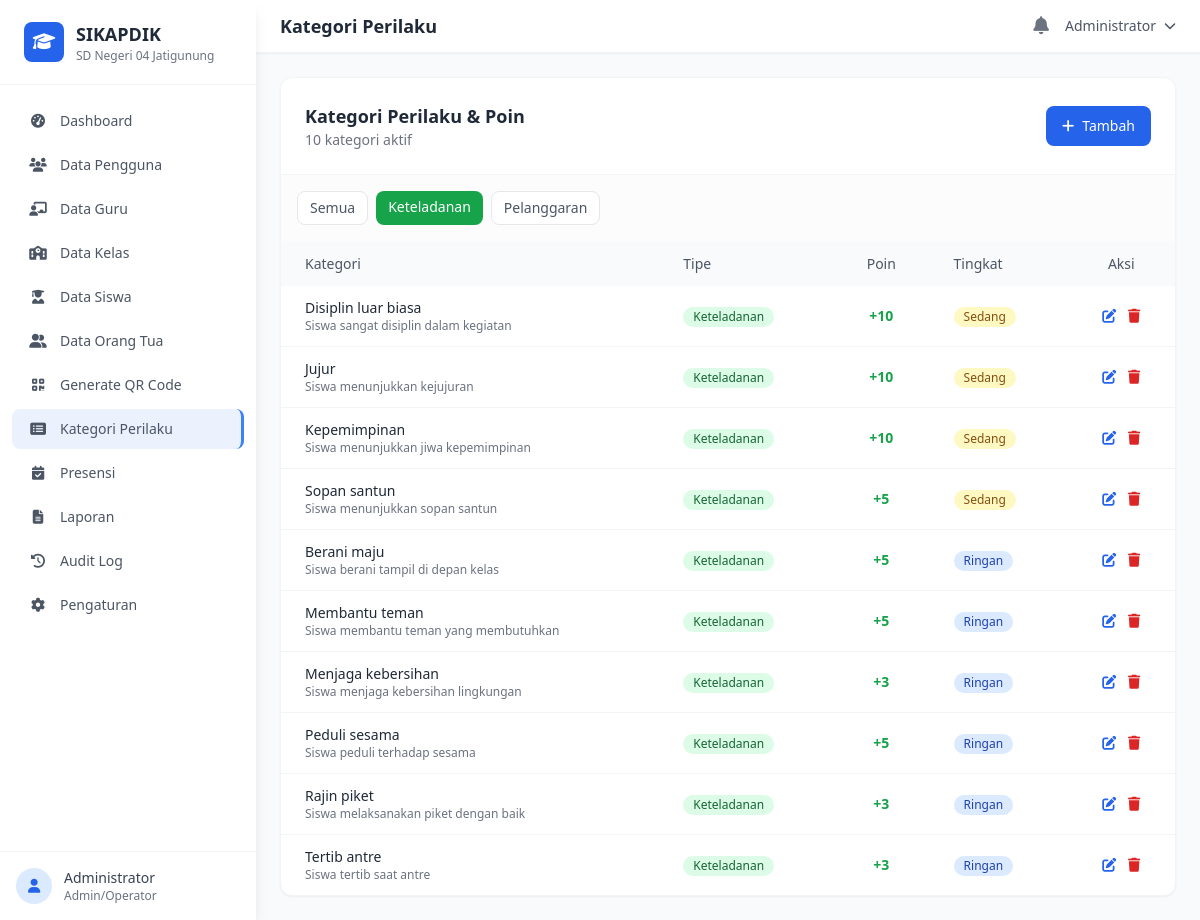
The page /modules/admin/behavior_categories.php?type=keteladanan (signed in) on the database its author committed.
### tables this page shows
CREATE TABLE IF NOT EXISTS `behavior_categories` (
    `id` INT(11) UNSIGNED AUTO_INCREMENT PRIMARY KEY,
    `category_name` VARCHAR(100) NOT NULL,
    `type` ENUM('keteladanan','pelanggaran') NOT NULL,
    `points` INT(5) NOT NULL DEFAULT 0 COMMENT 'Poin positif atau negatif',
    `severity` ENUM('ringan','sedang','berat') DEFAULT 'ringan',
    `description` TEXT DEFAULT NULL,
    `is_active` TINYINT(1) DEFAULT 1,
    `created_at` TIMESTAMP DEFAULT CURRENT_TIMESTAMP,
    `updated_at` TIMESTAMP DEFAULT CURRENT_TIMESTAMP ON UPDATE CURRENT_TIMESTAMP
);

### includes/Database.php (called while the page is built, shortened)
<?php
class Database {
    private static $instance = null;
    private $pdo;
    private function __construct() {
        try {
            $dsn = "mysql:host=" . DB_HOST . ";dbname=" . DB_NAME . ";charset=" . DB_CHARSET;
            $options = [
                PDO::ATTR_ERRMODE => PDO::ERRMODE_EXCEPTION,
                PDO::ATTR_DEFAULT_FETCH_MODE => PDO::FETCH_ASSOC,
                PDO::ATTR_EMULATE_PREPARES => false,
                PDO::MYSQL_ATTR_INIT_COMMAND => "SET NAMES " . DB_CHARSET
            ];
            $this->pdo = new PDO($dsn, DB_USER, DB_PASS, $options);
        } catch (PDOException $e) {
            error_log("Database connection failed: " . $e->getMessage());
            die("Koneksi database gagal. Silakan hubungi administrator.");
        }
    }
    public static function getInstance() {
        if (self::$instance === null) {
            self::$instance = new self();
        }
        return self::$instance;
    }
    public function query($sql, $params = []) {
        try {
            $stmt = $this->pdo->prepare($sql);
            $stmt->execute($params);
            return $stmt;
        } catch (PDOException $e) {
            error_log("Query error: " . $e->getMessage() . " | SQL: " . $sql);
            throw $e;
        }
    }
    public function fetchAll($sql, $params = []) {
        $stmt = $this->query($sql, $params);
        return $stmt->fetchAll();
    }
}

### modules/admin/behavior_categories.php (the view, shortened to what this page needs)
<?php
$db = Database::getInstance();
$action = get('action', 'list');
$id = (int) get('id', 0);
include __DIR__ . '/../../templates/header.php';
if ($action === 'add' || ($action === 'edit' && $id > 0)):
    $cat = $action === 'edit' ? $db->fetch("SELECT * FROM behavior_categories WHERE id = ?", [$id]) : null;
?>
<div class="max-w-lg mx-auto">
    <div class="bg-white rounded-xl shadow-sm border border-gray-100 p-6">
        <div class="flex items-center justify-between mb-6">
            <h3 class="text-lg font-semibold text-gray-800"><?= $action === 'add' ? 'Tambah Kategori' : 'Edit Kategori' ?></h3>
            <a href="<?= BASE_URL ?>modules/admin/behavior_categories.php" class="text-sm text-gray-500 hover:text-gray-700"><i class="fas fa-arrow-left"></i> Kembali</a>
        </div>
        <form method="POST">
            <?= Security::csrfField() ?>
            <input type="hidden" name="form_action" value="<?= $action ?>">
            <div class="mb-4">
                <label class="block text-sm font-medium text-gray-700 mb-1">Nama Kategori *</label>
                <input type="text" name="category_name" value="<?= htmlspecialchars($cat['category_name'] ?? '') ?>" class="w-full px-4 py-2.5 border border-gray-200 rounded-lg focus:ring-2 focus:ring-blue-500 focus:border-transparent" required>
            </div>
            <div class="grid grid-cols-2 gap-4 mb-4">
                <div>
                    <label class="block text-sm font-medium text-gray-700 mb-1">Tipe *</label>
                    <select name="type" class="w-full px-4 py-2.5 border border-gray-200 rounded-lg focus:ring-2 focus:ring-blue-500 focus:border-transparent" required>
                        <option value="keteladanan" <?= ($cat['type'] ?? '') === 'keteladanan' ? 'selected' : '' ?>>Keteladanan (+)</option>
                        <option value="pelanggaran" <?= ($cat['type'] ?? '') === 'pelanggaran' ? 'selected' : '' ?>>Pelanggaran (-)</option>
                    </select>
                </div>
                <div>
                    <label class="block text-sm font-medium text-gray-700 mb-1">Poin *</label>
                    <input type="number" name="points" value="<?= abs($cat['points'] ?? 5) ?>" class="w-full px-4 py-2.5 border border-gray-200 rounded-lg focus:ring-2 focus:ring-blue-500 focus:border-transparent" required min="1">
                    <p class="text-xs text-gray-500 mt-1">Tanda +/- otomatis sesuai tipe</p>
                </div>
            </div>
            <div class="mb-4">
                <label class="block text-sm font-medium text-gray-700 mb-1">Tingkat</label>
                <select name="severity" class="w-full px-4 py-2.5 border border-gray-200 rounded-lg focus:ring-2 focus:ring-blue-500 focus:border-transparent">
                    <option value="ringan" <?= ($cat['severity'] ?? '') === 'ringan' ? 'selected' : '' ?>>Ringan</option>
                    <option value="sedang" <?= ($cat['severity'] ?? '') === 'sedang' ? 'selected' : '' ?>>Sedang</option>
                    <option value="berat" <?= ($cat['severity'] ?? '') === 'berat' ? 'selected' : '' ?>>Berat</option>
                </select>
            </div>
            <div class="mb-6">
                <label class="block text-sm font-medium text-gray-700 mb-1">Deskripsi</label>
                <textarea name="description" rows="2" class="w-full px-4 py-2.5 border border-gray-200 rounded-lg focus:ring-2 focus:ring-blue-500 focus:border-transparent"><?= htmlspecialchars($cat['description'] ?? '') ?></textarea>
            </div>
            <div class="flex gap-3">
                <button type="submit" class="px-6 py-2.5 bg-blue-600 text-white rounded-lg hover:bg-blue-700 transition flex items-center gap-2"><i class="fas fa-save"></i> Simpan</button>
                <a href="<?= BASE_URL ?>modules/admin/behavior_categories.php" class="px-6 py-2.5 bg-gray-100 text-gray-700 rounded-lg hover:bg-gray-200 transition">Batal</a>
            </div>
        </form>
    </div>
</div>
<?php else:
    $typeFilter = get('type');
    $where = "is_active = 1";
    $params = [];
    if (!empty($typeFilter)) {
        $where .= " AND type = ?";
        $params[] = $typeFilter;
    }
    $categories = $db->fetchAll("SELECT * FROM behavior_categories WHERE {$where} ORDER BY type, severity DESC, category_name", $params);
?>
<div class="bg-white rounded-xl shadow-sm border border-gray-100">
    <div class="p-6 border-b border-gray-100 flex items-center justify-between">
        <div>
            <h3 class="text-lg font-semibold text-gray-800">Kategori Perilaku & Poin</h3>
            <p class="text-sm text-gray-500"><?= count($categories) ?> kategori aktif</p>
        </div>
        <a href="?action=add" class="inline-flex items-center gap-2 px-4 py-2.5 bg-blue-600 text-white rounded-lg hover:bg-blue-700 transition text-sm"><i class="fas fa-plus"></i> Tambah</a>
    </div>
    <div class="p-4 border-b border-gray-50 bg-gray-50/50 flex gap-2">
        <a href="?" class="px-3 py-1.5 rounded-lg text-sm <?= empty($typeFilter) ? 'bg-blue-600 text-white' : 'bg-white border text-gray-600 hover:bg-gray-50' ?>">Semua</a>
        <a href="?type=keteladanan" class="px-3 py-1.5 rounded-lg text-sm <?= $typeFilter === 'keteladanan' ? 'bg-green-600 text-white' : 'bg-white border text-gray-600 hover:bg-gray-50' ?>">Keteladanan</a>
        <a href="?type=pelanggaran" class="px-3 py-1.5 rounded-lg text-sm <?= $typeFilter === 'pelanggaran' ? 'bg-red-600 text-white' : 'bg-white border text-gray-600 hover:bg-gray-50' ?>">Pelanggaran</a>
    </div>
    <div class="overflow-x-auto">
        <table class="w-full text-sm">
            <thead class="bg-gray-50"><tr>
                <th class="px-6 py-3 text-left font-medium text-gray-600">Kategori</th>
                <th class="px-6 py-3 text-left font-medium text-gray-600">Tipe</th>
                <th class="px-6 py-3 text-center font-medium text-gray-600">Poin</th>
                <th class="px-6 py-3 text-left font-medium text-gray-600">Tingkat</th>
                <th class="px-6 py-3 text-center font-medium text-gray-600">Aksi</th>
            </tr></thead>
            <tbody class="divide-y divide-gray-100">
                <?php foreach ($categories as $c): ?>
                <tr class="hover:bg-gray-50">
                    <td class="px-6 py-3">
                        <p class="font-medium text-gray-800"><?= htmlspecialchars($c['category_name']) ?></p>
                        <?php if ($c['description']): ?>
                        <p class="text-xs text-gray-500"><?= htmlspecialchars(truncate($c['description'], 60)) ?></p>
                        <?php endif; ?>
                    </td>
                    <td class="px-6 py-3"><?= statusBadge($c['type'], 'behavior') ?></td>
                    <td class="px-6 py-3 text-center font-bold <?= $c['points'] >= 0 ? 'text-green-600' : 'text-red-600' ?>"><?= $c['points'] > 0 ? '+' : '' ?><?= $c['points'] ?></td>
                    <td class="px-6 py-3"><?= statusBadge($c['severity'], 'severity') ?></td>
                    <td class="px-6 py-3 text-center">
                        <a href="?action=edit&id=<?= $c['id'] ?>" class="text-blue-600 hover:text-blue-800 mr-2"><i class="fas fa-edit"></i></a>
                        <form method="POST" class="inline" onsubmit="return confirmDelete()">
                            <button class="text-red-600 hover:text-red-800"><i class="fas fa-trash"></i></button>
                        </form>
                    </td>
                </tr>
                <?php endforeach; ?>
            </tbody>
        </table>
    </div>
</div>
<?php endif; ?>
<?php include __DIR__ . '/../../templates/footer.php'; ?>

### includes/Helpers.php (shortened to what this page needs)
<?php
function truncate($text, $length = 100) {
    if (strlen($text) <= $length) return $text;
    return substr($text, 0, $length) . '...';
}
function statusBadge($status, $type = 'attendance') {
    $badges = [
        'attendance' => [
            'hadir' => ['bg-green-100 text-green-800', 'Hadir'],
            'terlambat' => ['bg-yellow-100 text-yellow-800', 'Terlambat'],
            'sakit' => ['bg-blue-100 text-blue-800', 'Sakit'],
            'izin' => ['bg-purple-100 text-purple-800', 'Izin'],
            'alpa' => ['bg-red-100 text-red-800', 'Alpa'],
        ],
        'behavior' => [
            'keteladanan' => ['bg-green-100 text-green-800', 'Keteladanan'],
            'pelanggaran' => ['bg-red-100 text-red-800', 'Perlu Pembinaan'],
        ],
        'validation' => [
            'pending' => ['bg-yellow-100 text-yellow-800', 'Menunggu Validasi'],
            'approved' => ['bg-green-100 text-green-800', 'Disetujui'],
            'rejected' => ['bg-red-100 text-red-800', 'Ditolak'],
        ],
        'followup' => [
            'belum_diproses' => ['bg-red-100 text-red-800', 'Belum Diproses'],
            'dalam_pemantauan' => ['bg-yellow-100 text-yellow-800', 'Dalam Pemantauan'],
            'selesai' => ['bg-green-100 text-green-800', 'Selesai'],
        ],
        'severity' => [
            'ringan' => ['bg-blue-100 text-blue-800', 'Ringan'],
            'sedang' => ['bg-yellow-100 text-yellow-800', 'Sedang'],
            'berat' => ['bg-red-100 text-red-800', 'Berat'],
        ]
    ];
    $badge = $badges[$type][$status] ?? ['bg-gray-100 text-gray-800', ucfirst($status)];
    return '<span class="inline-flex items-center px-2.5 py-0.5 rounded-full text-xs font-medium ' . $badge[0] . '">' . $badge[1] . '</span>';
}
function get($key, $default = '') {
    return isset($_GET[$key]) ? trim($_GET[$key]) : $default;
}

### rows shown on the page
behavior_categories: category_name "Disiplin luar biasa", description "Siswa sangat disiplin dalam kegiatan", type "Keteladanan Sedang", points "10"
behavior_categories: category_name "Jujur", description "Siswa menunjukkan kejujuran", type "Keteladanan Sedang", points "10"
behavior_categories: category_name "Kepemimpinan", description "Siswa menunjukkan jiwa kepemimpinan", type "Keteladanan Sedang", points "10"
behavior_categories: category_name "Sopan santun", description "Siswa menunjukkan sopan santun", type "Keteladanan Sedang", points "5"
behavior_categories: category_name "Berani maju", description "Siswa berani tampil di depan kelas", type "Keteladanan Ringan", points "5"
behavior_categories: category_name "Membantu teman", description "Siswa membantu teman yang membutuhkan", type "Keteladanan Ringan", points "5"
behavior_categories: category_name "Menjaga kebersihan", description "Siswa menjaga kebersihan lingkungan", type "Keteladanan Ringan", points "3"
behavior_categories: category_name "Peduli sesama", description "Siswa peduli terhadap sesama", type "Keteladanan Ringan", points "5"
behavior_categories: category_name "Rajin piket", description "Siswa melaksanakan piket dengan baik", type "Keteladanan Ringan", points "3"
behavior_categories: category_name "Tertib antre", description "Siswa tertib saat antre", type "Keteladanan Ringan", points "3"

### other values the page prints
APP_NAME "SIKAPDIK"
SCHOOL_NAME "SD Negeri 04 Jatigunung"
$menu['label'] "Dashboard"
$menu['label'] "Data Pengguna"
$menu['label'] "Data Guru"
$menu['label'] "Data Kelas"
$menu['label'] "Data Siswa"
$menu['label'] "Data Orang Tua"
$menu['label'] "Generate QR Code"
$menu['label'] "Kategori Perilaku"
$menu['label'] "Presensi"
$menu['label'] "Laporan"
$menu['label'] "Audit Log"
$menu['label'] "Pengaturan"
$currentUser "Administrator"
